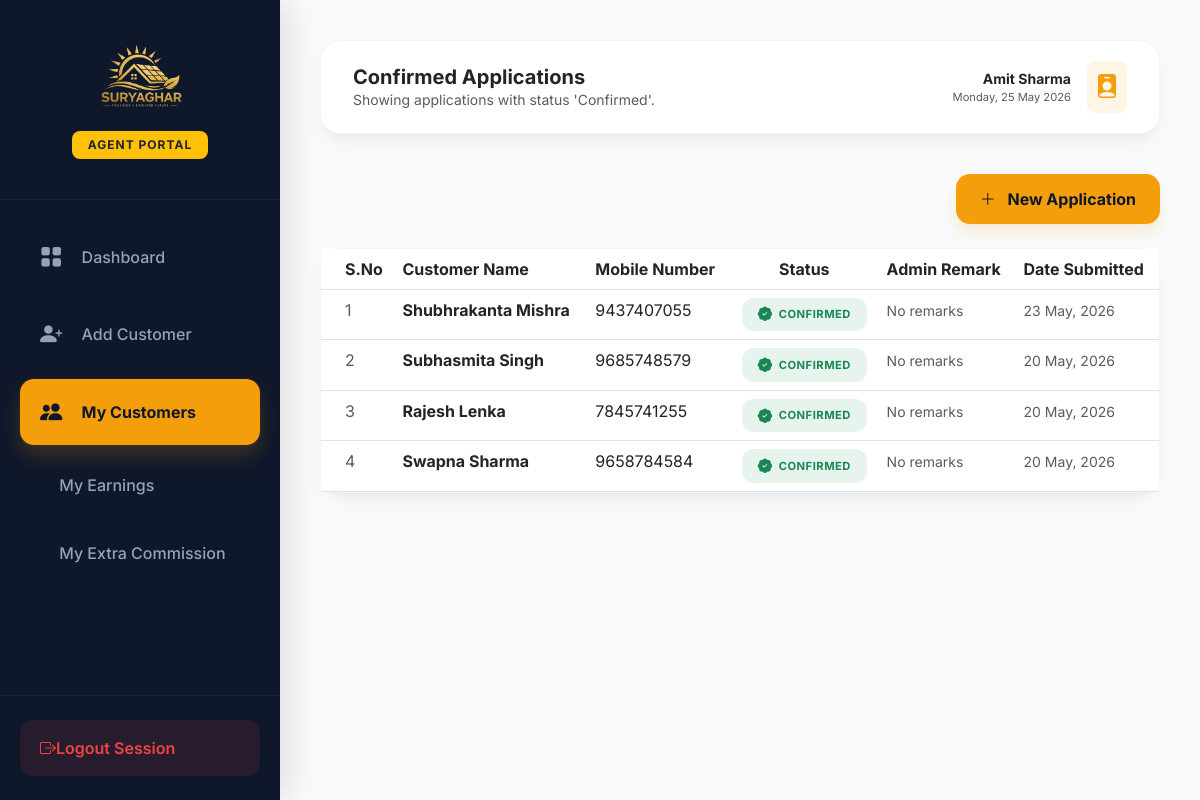
/agent-customer-list/?status=Confirmed (signed in), run on the app's committed database.
### app/models.py (models this page shows, shortened)
class Agent(models.Model):
    name = models.CharField(max_length=100)
    email = models.EmailField(unique=True)
    phone = models.CharField(max_length=15, unique=True)
    address = models.TextField(null=True, blank=True)
    profile_photo = models.ImageField(upload_to='profile_photos/', null=True, blank=True)
    aadhar_number = models.CharField(max_length=15, null=True, blank=True)
    aadhar_card_image = models.ImageField(upload_to='aadhar_cards/', null=True, blank=True)
    password = models.CharField(max_length=100)
    is_active = models.BooleanField(default=True)
    created_at = models.DateTimeField(auto_now_add=True)

class Customer(models.Model):
    STATUS_CHOICES = [
        ('Pending', 'Pending'),
        ('Approved', 'Approved'),
        ('Confirmed', 'Confirmed'),
        ('Rejected', 'Rejected'),
    ]
    VENDOR_STATUS_CHOICES = [
        ('Pending', 'Pending'),
        ('Approve', 'Approve'),
        ('Complete', 'Complete'),
        ('Hold', 'Hold'),
    ]
    agent = models.ForeignKey(Agent, on_delete=models.CASCADE, related_name='customers')
    customer_name = models.CharField(max_length=200)
    aadhaar_card = models.FileField(upload_to='customers/aadhaar/')
    pan_card = models.FileField(upload_to='customers/pan/')
    electricity_bill = models.FileField(upload_to='customers/bills/')
    bank_document = models.FileField(upload_to='customers/bank/')
    roof_photo = models.FileField(upload_to='customers/roof/')
    meter_photo = models.FileField(upload_to='customers/meter/')
    passport_photo = models.FileField(upload_to='customers/photos/')
    ownership_proof = models.FileField(upload_to='customers/ownership/')
    vendor_quotation = models.FileField(upload_to='customers/quotations/')
    mobile_number = models.CharField(max_length=15)
    address = models.TextField()
    status = models.CharField(max_length=20, choices=STATUS_CHOICES, default='Pending')
    remark = models.TextField(null=True, blank=True)
    vendor = models.ForeignKey('Vendor', on_delete=models.SET_NULL, null=True, blank=True, related_name='assigned_customers')
    vendor_remark = models.TextField(null=True, blank=True)
    assigned_to_vendor_at = models.DateTimeField(null=True, blank=True)
    vendor_status = models.CharField(max_length=20, choices=VENDOR_STATUS_CHOICES, default='Pending')
    vendor_status_remark = models.TextField(null=True, blank=True)
    vendor_status_updated_at = models.DateTimeField(null=True, blank=True)
    created_at = models.DateTimeField(auto_now_add=True)

### app/views.py (the view)
# urls.py: path('agent-customer-list/', views.agent_customer_list, name='agent_customer_list'), # Agent's own customer list
def agent_customer_list(request):
    agent_id = request.session.get('agent_id')
    if not agent_id:
        return redirect('agent_login')
    agent = get_object_or_404(Agent, id=agent_id)
    status_filter = request.GET.get('status')
    customers = Customer.objects.filter(agent=agent).order_by('-created_at')
    if status_filter:
        customers = customers.filter(status=status_filter)
    return render(request, 'agent/customer_list.html', {
        'customers': customers,
        'agent': agent,
        'status_filter': status_filter
    })

### app/templates/agent/customer_list.html (shortened to what this page needs)
{% extends 'agent/agent_dashboard.html' %}
{% load static %}
{% block sidebar_nav %}
<a class="nav-link {% if request.resolver_match.url_name == 'agent_dashboard' %}active{% endif %}" href="{% url 'agent_dashboard' %}">
    <i class="bi bi-grid-fill"></i> Dashboard
</a>
<a class="nav-link {% if request.resolver_match.url_name == 'add_customer' %}active{% endif %}" href="{% url 'add_customer' %}">
    <i class="bi bi-person-plus-fill"></i> Add Customer
</a>
<a class="nav-link {% if request.resolver_match.url_name == 'agent_customer_list' %}active{% endif %}" href="{% url 'agent_customer_list' %}">
    <i class="bi bi-people-fill"></i> My Customers
</a>
<a class="nav-link {% if request.resolver_match.url_name == 'agent_commission' %}active{% endif %}" href="{% url 'agent_commission' %}">
     My Earnings
</a>
<a class="nav-link {% if request.resolver_match.url_name == 'agent_extra_commission' %}active{% endif %}" href="{% url 'agent_extra_commission' %}">
     My Extra Commission
</a>
{% endblock %}
{% block page_title %}
    {% if status_filter %}{{ status_filter }} Applications{% else %}My Submitted Applications{% endif %}
{% endblock %}
{% block page_subtitle %}
    {% if status_filter %}
        Showing applications with status '{{ status_filter }}'.
    {% else %}
        Track the status and remarks of your customer submissions.
    {% endif %}
{% endblock %}
{% block dashboard_content %}
<div class="mb-4 d-flex justify-content-end">
    <a href="{% url 'add_customer' %}" class="btn btn-modern-gold px-4">
        <i class="bi bi-plus-lg me-2"></i> New Application
    </a>
</div>
<div class="modern-card p-0">
    <div class="table-responsive">
        <table class="table modern-table mb-0">
        <thead>
            <tr>
                <th class="ps-4">S.No</th>
                <th>Customer Name</th>
                <th>Mobile Number</th>
                <th class="text-center">Status</th>
                <th>Admin Remark</th>
                <th>Date Submitted</th>
            </tr>
        </thead>
        <tbody>
            {% for customer in customers %}
            <tr>
                <td class="ps-4 text-muted">{{ forloop.counter }}</td>
                <td><span class="fw-bold text-dark">{{ customer.customer_name }}</span></td>
                <td>{{ customer.mobile_number }}</td>
                <td class="text-center">
                    {% if customer.status == 'Pending' %}
                        <span class="badge-modern bg-warning bg-opacity-10 text-dark">
                            <i class="bi bi-clock-history"></i> Pending
                        </span>
                    {% elif customer.status == 'Approved' %}
                        <span class="badge-modern bg-primary bg-opacity-10 text-primary">
                            <i class="bi bi-check-circle-fill"></i> Approved
                        </span>
                    {% elif customer.status == 'Confirmed' %}
                        <span class="badge-modern bg-success bg-opacity-10 text-success">
                            <i class="bi bi-patch-check-fill"></i> Confirmed
                        </span>
                    {% elif customer.status == 'Rejected' %}
                        <span class="badge-modern bg-danger bg-opacity-10 text-danger">
                            <i class="bi bi-x-circle-fill"></i> Rejected
                        </span>
                    {% endif %}
                </td>
                <td>
                    {% if customer.remark %}
                        <div class="text-danger small d-flex align-items-center">
                            <i class="bi bi-exclamation-circle-fill me-1"></i>
                            {{ customer.remark }}
                        </div>
                    {% else %}
                        <span class="text-muted small">No remarks</span>
                    {% endif %}
                </td>
                <td><span class="text-muted small">{{ customer.created_at|date:"d M, Y" }}</span></td>
            </tr>
            {% endfor %}
        </tbody>
    </table>
    </div>
</div>
{% endblock %}

### app/templates/agent/agent_dashboard.html (shortened to what this page needs)
{% load static %}
<!DOCTYPE html>
<html lang="en">
<head>
    <link href="https://cdn.jsdelivr.net/npm/bootstrap@5.3.0/dist/css/bootstrap.min.css" rel="stylesheet">
    <link rel="stylesheet" href="https://cdn.jsdelivr.net/npm/bootstrap-icons@1.11.1/font/bootstrap-icons.css">
</head>
<body>
    <div class="sidebar" id="sidebar">
        <div class="sidebar-logo-container">
            <img src="{% static 'images/logo.png' %}" alt="Suryaghar Logo" class="img-fluid mb-3" style="max-height: 75px;">
            <div class="text-center">
                <span class="badge bg-warning text-dark fw-bold px-3 py-2" style="border-radius: 8px; font-size: 0.75rem; letter-spacing: 1px;">
                    AGENT PORTAL
                </span>
            </div>
        </div>
        <div class="sidebar-nav">
            {% block sidebar_nav %}{% endblock %}
        </div>
        <div class="logout-container">
            <a href="{% url 'logout' %}" class="logout-link">
                <i class="bi bi-box-arrow-right"></i>
                <span>Logout Session</span>
            </a>
        </div>
    </div>
    <div class="main-content">
        <div class="topbar d-flex justify-content-between align-items-center">
            <div class="d-flex align-items-center gap-3">
                <div>
                    <h5 class="fw-bold mb-0 text-dark">{% block page_title %}{% block welcome_msg %}Welcome Back!{% endblock %}{% endblock %}</h5>
                    <p class="text-muted small mb-0">{% block page_subtitle %}{% block sub_welcome %}Have a productive day, {{ request.session.agent_name|default:"Agent" }}{% endblock %}{% endblock %}</p>
                </div>
            </div>
            <div class="d-flex align-items-center gap-3">
                <div class="text-end d-none d-sm-block">
                    <div class="fw-bold small text-dark">{{ request.session.agent_name|default:"Field Agent" }}</div>
                    <div class="text-muted extra-small" style="font-size: 0.7rem;">{% now "l, d M Y" %}</div>
                </div>
                <div class="icon-gold p-2 rounded-3">
                    <i class="bi bi-person-badge-fill fs-4"></i>
                </div>
            </div>
        </div>
        {% block dashboard_content %}{% endblock %}
    </div>
</body>
</html>

### app/templates/agent/agent_dashboard.html (style rules this page uses)
:root { --sidebar-width: 280px; --deep-navy: #0f172a; --secondary-navy: #1e293b; --gold-primary: #f59e0b; --gold-hover: #d97706; --bg-light: #f8fafc; --text-main: #1e293b; --text-muted: #64748b; --card-shadow: 0 10px 25px -5px rgba(0, 0, 0, 0.05), 0 8px 10px -6px rgba(0, 0, 0, 0.05); --transition: all 0.3s cubic-bezier(0.4, 0, 0.2, 1); }
body { font-family: 'Inter', system-ui, -apple-system, sans-serif; background-color: var(--bg-light); color: var(--text-main); }
.sidebar { width: var(--sidebar-width); height: 100vh; position: fixed; left: 0; top: 0; background: var(--deep-navy); z-index: 1050; transition: var(--transition); display: flex; flex-direction: column; box-shadow: 10px 0 30px rgba(0,0,0,0.1); }
.sidebar-logo-container { padding: 2.5rem 1.5rem; text-align: center; border-bottom: 1px solid rgba(255,255,255,0.05); }
.sidebar-nav { padding: 1.5rem 1.25rem; flex-grow: 1; overflow-y: auto; }
.nav-link { display: flex; align-items: center; padding: 1rem 1.25rem; color: #94a3b8; border-radius: 14px; margin-bottom: 0.75rem; transition: var(--transition); font-weight: 500; }
.nav-link i { font-size: 1.4rem; margin-right: 1.2rem; }
.nav-link.active { background: var(--gold-primary); color: var(--deep-navy) !important; font-weight: 700; box-shadow: 0 10px 20px rgba(245, 158, 11, 0.2); }
.nav-link.active i { color: var(--deep-navy); }
.logout-container { padding: 1.5rem 1.25rem; border-top: 1px solid rgba(255,255,255,0.05); }
.logout-link { display: flex; align-items: center; padding: 1rem 1.25rem; color: #ef4444; border-radius: 14px; background: rgba(239, 68, 68, 0.1); transition: var(--transition); font-weight: 600; text-decoration: none; }
.main-content { margin-left: var(--sidebar-width); padding: 2.5rem; min-height: 100vh; }
.topbar { background: white; padding: 1.25rem 2rem; border-radius: 20px; box-shadow: var(--card-shadow); margin-bottom: 2.5rem; border: 1px solid #f1f5f9; }
.modern-card { background: white; border: none; border-radius: 24px; box-shadow: var(--card-shadow); padding: 2rem; transition: var(--transition); border: 1px solid #f1f5f9; }
.icon-gold { background: rgba(245, 158, 11, 0.1); color: var(--gold-primary); }
.btn-modern-gold { background: var(--gold-primary); color: var(--deep-navy); padding: 0.8rem 1.8rem; border-radius: 14px; font-weight: 700; border: none; box-shadow: 0 10px 15px rgba(245, 158, 11, 0.15); transition: var(--transition); }
.badge-modern { display: inline-flex; align-items: center; gap: 6px; padding: 6px 16px; border-radius: 12px; font-weight: 700; font-size: 0.7rem; text-transform: uppercase; letter-spacing: 0.5px; white-space: nowrap; transition: var(--transition); }
.badge-modern i { font-size: 0.9rem; }

### data on the page
Agent: session.agent_name "Amit Sharma"
Customer: customer_name "Shubhrakanta Mishra", mobile_number "9437407055", status "Confirmed" (drawn), remark "No remarks", created_at "23 May, 2026"
Customer: customer_name "Subhasmita Singh", mobile_number "9685748579", status "Confirmed" (drawn), remark "No remarks", created_at "20 May, 2026"
Customer: customer_name "Rajesh Lenka", mobile_number "7845741255", status "Confirmed" (drawn), remark "No remarks", created_at "20 May, 2026"
Customer: customer_name "Swapna Sharma", mobile_number "9658784584", status "Confirmed" (drawn), remark "No remarks", created_at "20 May, 2026"

### other printed values
{{ status_filter }} "Confirmed"
